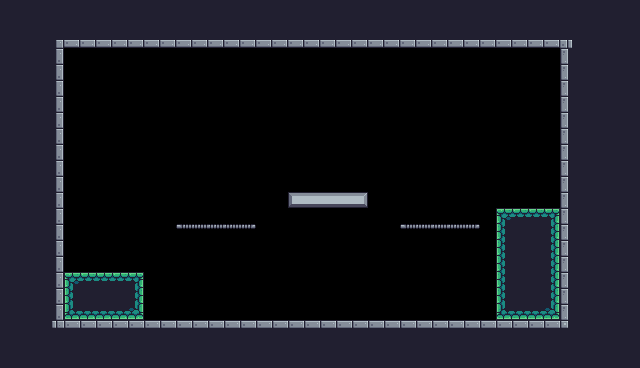

A level layout from a 2D game, rendered from its tile map. Below: a short description, then the map file with its tile-grid data intact:
An orthogonal 40x23 tile map with 16x16 px tiles, 1 tile layer (Background) and 18 objects (7x Fruit, 2x Platform, Player, Checkpoint).

<map version="1.10" tiledversion="1.11.2" orientation="orthogonal" renderorder="right-down" width="40" height="23" tilewidth="16" tileheight="16" infinite="0" nextlayerid="4" nextobjectid="27">
 <tileset firstgid="1" source="Pixel Adventure.tsx" />
 <layer id="1" name="Background" width="40" height="23">
  <data encoding="csv">
24,24,24,24,24,24,24,24,24,24,24,24,24,24,24,24,24,24,24,24,24,24,24,24,24,24,24,24,24,24,24,24,24,24,24,24,24,24,24,24,
24,24,24,24,24,24,24,24,24,24,24,24,24,24,24,24,24,24,24,24,24,24,24,24,24,24,24,24,24,24,24,24,24,24,24,24,24,24,24,24,
24,24,24,4,46,46,46,46,46,46,46,46,46,46,46,46,46,46,46,46,46,46,46,46,46,46,46,46,46,46,46,46,46,46,46,5,24,24,24,24,
24,24,24,25,0,0,0,0,0,0,0,0,0,0,0,0,0,0,0,0,0,0,0,0,0,0,0,0,0,0,0,0,0,0,0,23,24,24,24,24,
24,24,24,25,0,0,0,0,0,0,0,0,0,0,0,0,0,0,0,0,0,0,0,0,0,0,0,0,0,0,0,0,0,0,0,23,24,24,24,24,
24,24,24,25,0,0,0,0,0,0,0,0,0,0,0,0,0,0,0,0,0,0,0,0,0,0,0,0,0,0,0,0,0,0,0,23,24,24,24,24,
24,24,24,25,0,0,0,0,0,0,0,0,0,0,0,0,0,0,0,0,0,0,0,0,0,0,0,0,0,0,0,0,0,0,0,23,24,24,24,24,
24,24,24,25,0,0,0,0,0,0,0,0,0,0,0,0,0,0,0,0,0,0,0,0,0,0,0,0,0,0,0,0,0,0,0,23,24,24,24,24,
24,24,24,25,0,0,0,0,0,0,0,0,0,0,0,0,0,0,0,0,0,0,0,0,0,0,0,0,0,0,0,0,0,0,0,23,24,24,24,24,
24,24,24,25,0,0,0,0,0,0,0,0,0,0,0,0,0,0,0,0,0,0,0,0,0,0,0,0,0,0,0,0,0,0,0,23,24,24,24,24,
24,24,24,25,0,0,0,0,0,0,0,0,0,0,0,0,0,0,0,0,0,0,0,0,0,0,0,0,0,0,0,0,0,0,0,23,24,24,24,24,
24,24,24,25,0,0,0,0,0,0,0,0,0,0,0,0,0,0,0,0,0,0,0,0,0,0,0,0,0,0,0,0,0,0,0,23,24,24,24,24,
24,24,24,25,0,0,0,0,0,0,0,0,0,0,0,0,0,0,101,102,102,102,103,0,0,0,0,0,0,0,0,0,0,0,0,23,24,24,24,24,
24,24,24,25,0,0,0,0,0,0,0,0,0,0,0,0,0,0,0,0,0,0,0,0,0,0,0,0,0,0,0,177,178,178,179,23,24,24,24,24,
24,24,24,25,0,0,0,0,0,0,0,62,63,63,63,64,0,0,0,0,0,0,0,0,0,62,63,63,63,64,0,199,200,200,201,23,24,24,24,24,
24,24,24,25,0,0,0,0,0,0,0,0,0,0,0,0,0,0,0,0,0,0,0,0,0,0,0,0,0,0,0,199,200,200,201,23,24,24,24,24,
24,24,24,25,0,0,0,0,0,0,0,0,0,0,0,0,0,0,0,0,0,0,0,0,0,0,0,0,0,0,0,199,200,200,201,23,24,24,24,24,
24,24,24,25,177,178,178,178,179,0,0,0,0,0,0,0,0,0,0,0,0,0,0,0,0,0,0,0,0,0,0,199,200,200,201,23,24,24,24,24,
24,24,24,25,199,200,200,200,201,0,0,0,0,0,0,0,0,0,0,0,0,0,0,0,0,0,0,0,0,0,0,199,200,200,201,23,24,24,24,24,
24,24,24,25,221,222,222,222,223,0,0,0,0,0,0,0,0,0,0,0,0,0,0,0,0,0,0,0,0,0,0,221,222,222,223,23,24,24,24,24,
24,24,24,26,2,2,2,2,2,2,2,2,2,2,2,2,2,2,2,2,2,2,2,2,2,2,2,2,2,2,2,2,2,2,2,27,24,24,24,24,
24,24,24,24,24,24,24,24,24,24,24,24,24,24,24,24,24,24,24,24,24,24,24,24,24,24,24,24,24,24,24,24,24,24,24,24,24,24,24,24,
24,24,24,24,24,24,24,24,24,24,24,24,24,24,24,24,24,24,24,24,24,24,24,24,24,24,24,24,24,24,24,24,24,24,24,24,24,24,24,24
</data>
 </layer>
 <objectgroup id="2" name="Collisions">
  <object id="1" x="48" y="32" width="528" height="16" />
  <object id="2" x="560" y="48" width="16" height="288" />
  <object id="3" x="48" y="320" width="512" height="16" />
  <object id="4" x="48" y="32" width="16" height="288" />
  <object id="5" x="64" y="272" width="80" height="48" />
  <object id="6" x="496" y="208" width="64" height="112" />
  <object id="7" x="288" y="192" width="80" height="16" />
  <object id="8" type="Platform" x="176" y="224" width="80" height="16" />
  <object id="10" type="Platform" x="400" y="224" width="80" height="16" />
 </objectgroup>
 <objectgroup id="3" name="Spawnpoints">
  <object id="18" name="Bananas" type="Fruit" x="416" y="192" width="32" height="32" />
  <object id="19" name="Player" type="Player" x="97.333" y="241.333" width="30.6667" height="28.6667" />
  <object id="20" type="Checkpoint" x="496" y="144" width="64" height="64" />
  <object id="21" name="Apple" type="Fruit" x="288" y="160" width="32" height="32" />
  <object id="22" name="Apple" type="Fruit" x="336" y="160" width="32" height="32" />
  <object id="23" name="Apple" type="Fruit" x="304" y="112" width="32" height="32" />
  <object id="24" name="Melon" type="Fruit" x="176" y="192" width="32" height="32" />
  <object id="25" name="Melon" type="Fruit" x="224" y="192" width="32" height="32" />
  <object id="26" name="Melon" type="Fruit" x="448" y="192" width="32" height="32" />
 </objectgroup>
</map>
